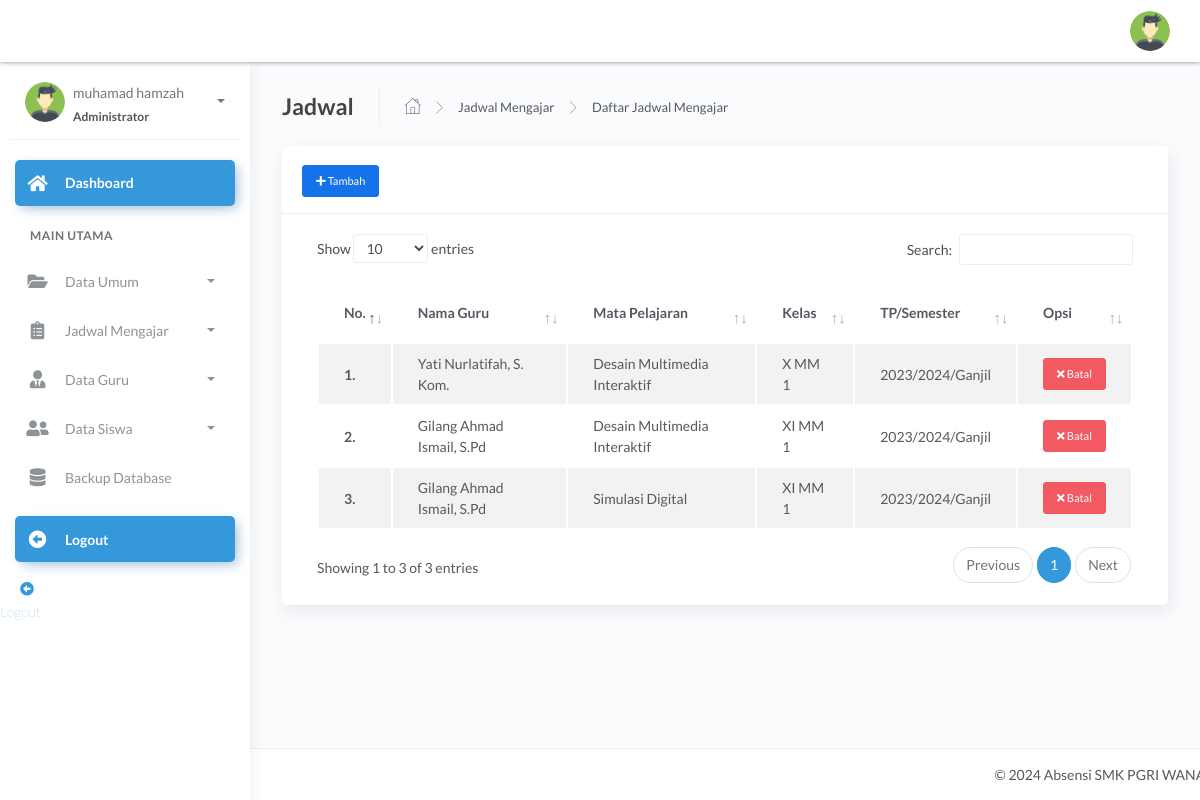
Page /admin/dashboard.php?page=jadwal (signed in) on the committed database.
### tables this page shows
CREATE TABLE `tb_mengajar` (
  `id_mengajar` int(11) NOT NULL AUTO_INCREMENT,
  `kode_pelajaran` varchar(30) NOT NULL,
  `hari` varchar(40) NOT NULL,
  `jam_mengajar` varchar(60) NOT NULL,
  `jamke` varchar(11) NOT NULL,
  `id_guru` int(11) NOT NULL,
  `id_mapel` int(11) NOT NULL,
  `id_mkelas` int(11) NOT NULL,
  `id_semester` int(11) NOT NULL,
  `id_thajaran` int(11) NOT NULL,
  PRIMARY KEY (`id_mengajar`),
  KEY `id_mapel` (`id_mapel`),
  KEY `id_guru` (`id_guru`)
);

CREATE TABLE `tb_guru` (
  `id_guru` int(11) NOT NULL AUTO_INCREMENT,
  `nip` varchar(15) NOT NULL,
  `nama_guru` varchar(120) NOT NULL,
  `email` varchar(65) NOT NULL,
  `password` varchar(100) NOT NULL,
  `foto` varchar(255) NOT NULL,
  `status` varchar(5) NOT NULL,
  PRIMARY KEY (`id_guru`)
);

CREATE TABLE `tb_master_mapel` (
  `id_mapel` int(11) NOT NULL AUTO_INCREMENT,
  `kode_mapel` varchar(40) NOT NULL,
  `mapel` varchar(60) NOT NULL,
  PRIMARY KEY (`id_mapel`)
);

CREATE TABLE `tb_mkelas` (
  `id_mkelas` int(11) NOT NULL AUTO_INCREMENT,
  `kd_kelas` varchar(40) NOT NULL,
  `nama_kelas` varchar(40) NOT NULL,
  PRIMARY KEY (`id_mkelas`)
);

CREATE TABLE `tb_thajaran` (
  `id_thajaran` int(11) NOT NULL AUTO_INCREMENT,
  `tahun_ajaran` varchar(30) NOT NULL,
  `status` int(11) NOT NULL,
  PRIMARY KEY (`id_thajaran`)
);

CREATE TABLE `tb_semester` (
  `id_semester` int(11) NOT NULL AUTO_INCREMENT,
  `semester` varchar(45) NOT NULL,
  `status` int(10) NOT NULL,
  PRIMARY KEY (`id_semester`)
);

### admin/dashboard.php (the view, shortened to what this page needs)
<?php
 include '../config/db.php';
?> <script>
   <?php
$id_login = @$_SESSION['admin'];
$sql = mysqli_query($con,"SELECT * FROM tb_admin
 WHERE id_admin = '$id_login'") or die(mysqli_error($con));
$data = mysqli_fetch_array($sql);
?>
<!DOCTYPE html>
<html lang="en">
<head>
	<link rel="stylesheet" href="../assets/css/bootstrap.min.css">
	<link rel="stylesheet" href="../assets/css/atlantis.min.css">
	<link rel="stylesheet" href="../assets/css/demo.css">
</head>
<body>
	<div class="wrapper">
		<div class="main-header">
			<div class="logo-header" data-background-color="blue">
				<a href="dashboard.php" class="logo">
					<b class="text-white">SMK PGRI WANARAJA</b>
				</a>
				<div class="nav-toggle">
					<button class="btn btn-toggle toggle-sidebar">
						<i class="icon-menu"></i>
					</button>
				</div>
			</div>
			<nav class="navbar navbar-header navbar-expand-lg" data-background-color="blue2">
				<div class="container-fluid">
					<ul class="navbar-nav topbar-nav ml-md-auto align-items-center">
						<li class="nav-item dropdown hidden-caret">
							<a class="dropdown-toggle profile-pic" data-toggle="dropdown" href="#" aria-expanded="false">
								<div class="avatar-sm">
									<img src="../assets/img/user/<?=$data['foto'] ?>" alt="..." class="avatar-img rounded-circle">
								</div>
							</a>
						</li>
					</ul>
				</div>
			</nav>
		</div>
		<div class="sidebar sidebar-style-2">
			<div class="sidebar-wrapper scrollbar scrollbar-inner">
				<div class="sidebar-content">
					<div class="user">
						<div class="avatar-sm float-left mr-2">
							<img src="../assets/img/user/<?=$data['foto'] ?>" alt="..." class="avatar-img rounded-circle">
						</div>
						<div class="info">
							<a data-toggle="collapse" href="#collapseExample" aria-expanded="true">
								<span>
									<?=$data['nama_lengkap'] ?>
									<span class="user-level">Administrator</span>
									<span class="caret"></span>
								</span>
							</a>
						</div>
					</div>
					<ul class="nav nav-primary">
						<li class="nav-item active">
							<a href="dashboard.php" class="collapsed">
								<i class="fas fa-home"></i>
								<p>Dashboard</p>
							</a>
						</li>
						<li class="nav-section">
							<h4 class="text-section">Main Utama</h4>
						</li>
						<li class="nav-item">
							<a data-toggle="collapse" href="#base">
								<i class="fas fa-folder-open"></i>
								<p>Data Umum</p>
								<span class="caret"></span>
							</a>
						</li>
						<li class="nav-item">
							<a data-toggle="collapse" href="#sidebarLayouts">
								<i class="fas fa-clipboard-list"></i>
								<p>Jadwal Mengajar</p>
								<span class="caret"></span>
							</a>
						</li>
						<li class="nav-item">
							<a data-toggle="collapse" href="#guru">
								<i class="fas fa-user-tie"></i>
								<p>Data Guru</p>
								<span class="caret"></span>
							</a>
						</li>
						<li class="nav-item">
							<a data-toggle="collapse" href="#siswa">
								<i class="fas fa-user-friends"></i>
								<p>Data Siswa</p>
								<span class="caret"></span>
							</a>
						</li>
						<li class="nav-item">
        <a href="backup.php" class="collapsed">
            <i class="fas fa-database"></i>
            <p>Backup Database</p>
        </a>
    </li>
    <li class="nav-item active mt-3">
        <a href="logout.php" class="collapsed">
            <i class="fas fa-arrow-alt-circle-left"></i>
            <p>Logout</p>
        </a>
    </li>
</ul>
						<li class="nav-item active mt-3">
							<a href="logout.php" class="collapsed">
								<i class="fas fa-arrow-alt-circle-left"></i>
								<p>Logout</p>
							</a>
						</li>
				</div>
			</div>
		</div>
		<div class="main-panel">
			<div class="content">
				<?php
				$page= @$_GET['page'];
				$act = @$_GET['act'];
				if ($page=='master') {
					if ($act=='kelas') {
					include 'modul/master/kelas/data_kelas.php';
					}elseif ($act=='delkelas') {
					include 'modul/master/kelas/del.php';
					}elseif ($act=='semester') {
					include 'modul/master/semester/data.php';
					}elseif ($act=='delsemester') {
					include 'modul/master/semester/del.php';
					}elseif ($act=='set_semester') {
						include 'modul/master/semester/set.php';
					}
					elseif ($act=='ta') {
					include 'modul/master/ta/data.php';
					}elseif ($act=='delta') {
					include 'modul/master/ta/del.php';
					}elseif($act=='set_ta'){
						include 'modul/master/ta/set.php';
				}elseif ($act=='mapel') {
					include 'modul/master/mapel/data.php';
					}elseif ($act=='delmapel') {
					include 'modul/master/mapel/del.php';
					}
				}elseif ($page=='walas') {
					if ($act=='') {
					 include 'modul/wakel/data.php';
					}
        }
            elseif ($page=='rekap') {
					if ($act=='') {
						include 'modul/rekap/rekap_absen.php';
					}elseif ($act='rekap-perbulan') {
						include 'modul/rekap/rekap_perbulan.php';
					}
		}elseif ($page=='jadwal') {
			if ($act=='') {
				include 'modul/jadwal/data_mengajar.php';
			}elseif ($act=='add') {
				include 'modul/jadwal/tambah.php';
			}elseif ($act=='cancel') {
				include 'modul/jadwal/cancel.php';
			}
		}elseif ($page=='') {
			include 'modul/home.php';
		}else{
			echo "<b>Tidak ada Halaman</b>";
		}
				 ?>
			</div>
		<footer class="footer" style="position: fixed; bottom: 0; width: 100%;">
				<div class="container">
					<div class="copyright ml-auto">
						&copy; <?php echo date('Y');?> Absensi SMK PGRI WANARAJA (<a href="index.php"> </a> Muhamad hamzah| 2023)
					</div>
				</div>
			</footer>
		</div>
	</div>
</body>
</html>

### admin/modul/jadwal/data_mengajar.php
<div class="page-inner">
          <div class="page-header">
            <h4 class="page-title">Jadwal</h4>
            <ul class="breadcrumbs">
              <li class="nav-home">
                <a href="#">
                  <i class="flaticon-home"></i>
                </a>
              </li>
              <li class="separator">
                <i class="flaticon-right-arrow"></i>
              </li>
              <li class="nav-item">
                <a href="#">Jadwal Mengajar</a>
              </li>
              <li class="separator">
                <i class="flaticon-right-arrow"></i>
              </li>
              <li class="nav-item">
                <a href="#">Daftar Jadwal Mengajar</a>
              </li>
            </ul>
          </div>
          <div class="row">
            <div class="col-md-12">
              <div class="card">
                <div class="card-header">
                  <div class="card-title">
                     <a href="?page=jadwal&act=add" class="btn btn-primary btn-sm text-white"><i class="fa fa-plus"></i> Tambah</a>
                  </div>
                </div>
                    <div class="card-body">
                      <div class="table-responsive">
                        <table id="basic-datatables" class="display table table-striped table-hover" >
                          <thead>
                            <tr>
                              <th>No.</th>
                              <th>Nama Guru</th>
                              <th>Mata Pelajaran</th>
                              <th>Kelas</th>
                              <th>TP/Semester</th>
                              <th>Opsi </th>
                            </tr>
                          </thead>
                          <tbody>
                            <?php
                            $no=1;
                              $mapel = mysqli_query($con,"SELECT * FROM tb_mengajar
                            INNER JOIN tb_guru ON tb_mengajar.id_guru=tb_guru.id_guru
                            INNER JOIN tb_master_mapel ON tb_mengajar.id_mapel=tb_master_mapel.id_mapel
                            INNER JOIN tb_mkelas ON tb_mengajar.id_mkelas=tb_mkelas.id_mkelas
                            INNER JOIN tb_semester ON tb_mengajar.id_semester=tb_semester.id_semester
                            INNER JOIN tb_thajaran ON tb_mengajar.id_thajaran=tb_thajaran.id_thajaran
                               ");
                              foreach ($mapel as $d) {
                             ?>
                            <tr>
                              <th scope="row"><b><?=$no++; ?>.</b></th>
                              <td><?=$d['nama_guru'] ?></td>
                              <td><?=$d['mapel'] ?></td>
                              <td><?=$d['nama_kelas'] ?></td>
                              <td><?=$d['tahun_ajaran'] ?>/<?=$d['semester'] ?></td>
                              <td>
                                <a href="?page=jadwal&act=cancel&id=<?=$d['id_mengajar'];?>" class="btn btn-danger btn-sm"><i class="fa fa-times"></i> Batal</a>
                              </td>
                            </tr>
                          <?php } ?>
                          </tbody>
                        </table>
                      </div>
                    </div>
                  </div>
                </div>
</div>
</div>

### rows in the picture
tb_mengajar: id_guru.nama_guru "Yati Nurlatifah, S. Kom.", id_mapel.mapel "Desain Multimedia Interaktif", id_mkelas.nama_kelas "X MM 1", id_thajaran.tahun_ajaran "2023/2024", id_semester.semester "Ganjil"
tb_mengajar: id_guru.nama_guru "Gilang Ahmad Ismail, S.Pd", id_mapel.mapel "Desain Multimedia Interaktif", id_mkelas.nama_kelas "XI MM 1", id_thajaran.tahun_ajaran "2023/2024", id_semester.semester "Ganjil"
tb_mengajar: id_guru.nama_guru "Gilang Ahmad Ismail, S.Pd", id_mapel.mapel "Simulasi Digital", id_mkelas.nama_kelas "XI MM 1", id_thajaran.tahun_ajaran "2023/2024", id_semester.semester "Ganjil"

### other values in the picture
$data['nama_lengkap'] "muhamad hamzah"
